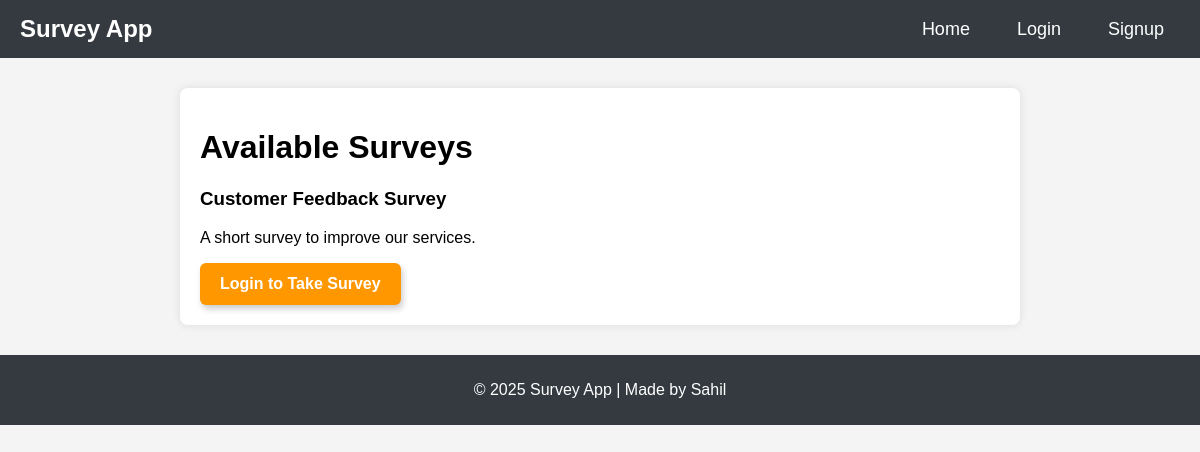
The page / on the database its author committed.
### survey/models.py (models this page shows, shortened)
class Survey(models.Model):
    title = models.CharField(max_length=200)
    description = models.TextField()
    created_at = models.DateTimeField(auto_now_add=True)

### survey/views.py (the view)
# urls.py: 2. Add a URL to urlpatterns:  path('', views.home, name='home')
def home(request):
    surveys = Survey.objects.all()
    return render(request, 'home.html', {'surveys': surveys})

### survey/templates/home.html (shortened to what this page needs)
{% extends "base.html" %}
{%load static%}
{% block content %}
    <h1>Available Surveys</h1>
    {% for survey in surveys %}
        <h3>{{ survey.title }}</h3>
        <p>{{ survey.description }}</p>
        {% if user.is_authenticated %}
        <a href="{% url 'survey_detail' survey.id %}" class="take-survey-btn">Take Survey</a>
        {% else %}
            <a href="{% url 'login' %}?next={% url 'survey_detail' survey.id %}" class="btn btn-warning">Login to Take Survey</a>
        {% endif %}
    {% empty %}
        <p>No surveys available.</p>
    {% endfor %}
{% endblock %}

### survey/static/css/styles.css (style rules this page uses)
body { font-family: Arial, sans-serif; margin: 0; padding: 0; background-color: #f4f4f4; }

### survey/templates/base.html (style rules this page uses)
body { font-family: Arial, sans-serif; margin: 0; padding: 0; background-color: #f4f4f4; }

### survey/templates/home.html (style rules this page uses)
.btn-warning { display: inline-block; padding: 12px 20px; font-size: 16px; font-weight: bold; color: white; background-color: #ff9800; border: none; border-radius: 6px; text-decoration: none; transition: background 0.3s ease, transform 0.2s ease; box-shadow: 2px 4px 6px rgba(0, 0, 0, 0.2); }

### rows shown on the page
Survey: title "Customer Feedback Survey", description "A short survey to improve our services."
